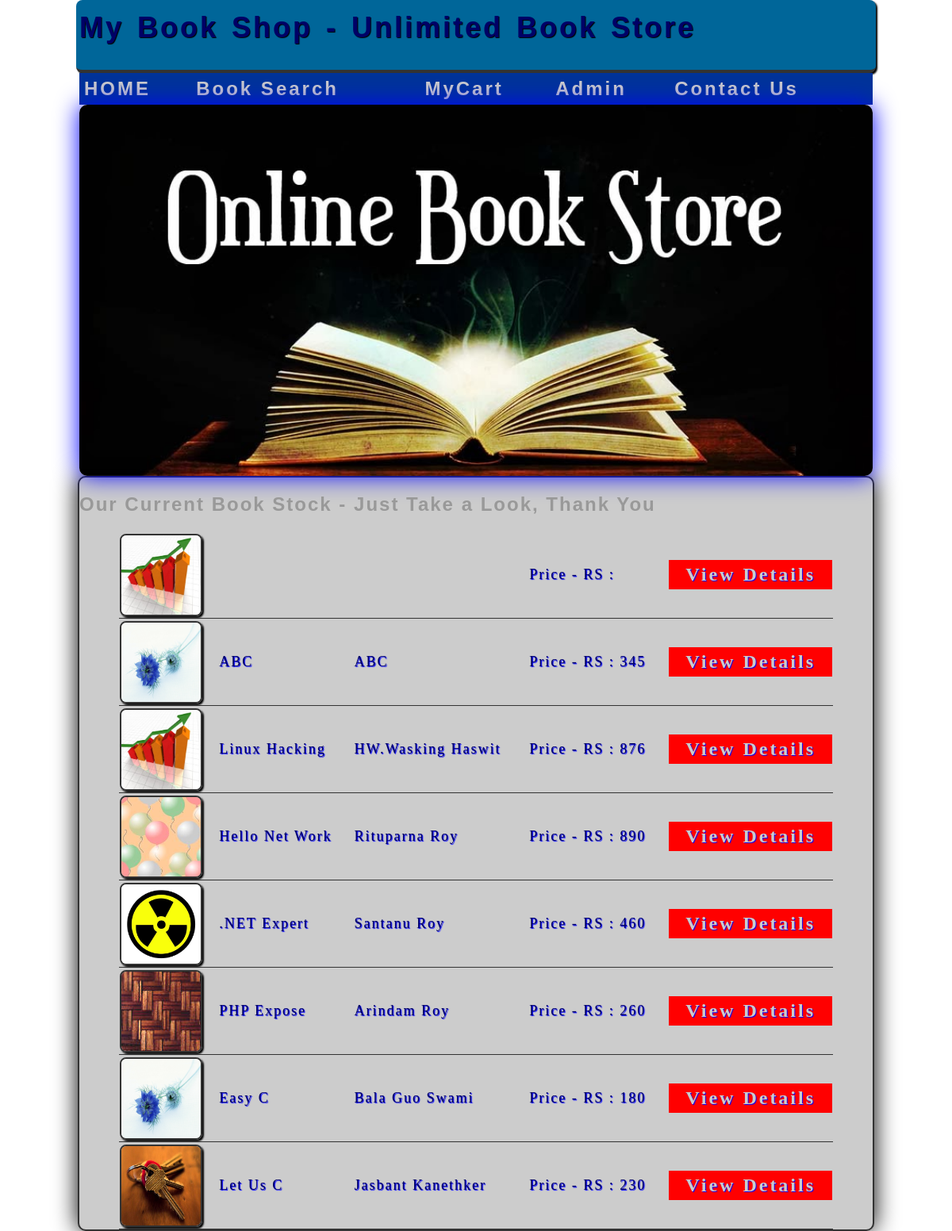
The page / on the database its author committed.
### tables this page shows
CREATE TABLE `book_master` (
  `book_id` int(11) NOT NULL auto_increment,
  `book_name` varchar(60) NOT NULL,
  `book_type` varchar(60) NOT NULL,
  `book_price` varchar(60) NOT NULL,
  `discount` varchar(60) NOT NULL,
  `book_stock` varchar(60) NOT NULL,
  `book_writer` varchar(60) NOT NULL,
  `book_image` varchar(100) NOT NULL,
  PRIMARY KEY  (`book_id`)
);

### index.php (the view, shortened to what this page needs)
<?php include("config.php") ?>
<!DOCTYPE html PUBLIC "-//W3C//DTD XHTML 1.0 Transitional//EN" "http://www.w3.org/TR/xhtml1/DTD/xhtml1-transitional.dtd">
<html xmlns="http://www.w3.org/1999/xhtml">
<head>
<link href="ari_style1.css" type="text/css" rel="stylesheet" media="all" />
</head>
<body>
	<div id="header">
    	<div style="padding-top:10px;"><label class="lb1">My Book Shop - Unlimited Book Store</label></div>
    </div>
    <div id="menu">
    <?php include("menu.php"); ?>
    </div>
    <div id="nextHeader">
    	<img src="book_images/h2.jpg"  width="1000" class="h"/>
   </div>
   <?php
   $sx="select * from `book_master` order by `book_id` desc";
   $rx=mysqli_query($conn,$sx)or die(mysqli_error($conn));
   if(mysqli_num_rows($rx))
   {
   ?>
   <div id="main">
   	<h2>Our Current Book Stock - Just Take a Look, Thank You</h2>
    <div style="width:900px; margin:0 auto;">
    <table class="mainTab">
    	<?php
			while($row=mysqli_fetch_array($rx))
			{
		?>
        <tr>
        	<td><img src="<?php echo $row['book_image']; ?>" width="100" height="100" class="im" /></td>
            <td><?php echo $row['book_name']; ?></td>
            <td><?php echo $row['book_writer']; ?></td>
            <td>Price - RS : <?php echo $row['book_price']; ?></td>
            <td align="center" >
            <div style="width:auto; height:auto; padding:5px; background-color:#FF0000;"><a href="view_book.php?bid=<?php echo $row['book_id']; ?>">View Details</a></div></td>
        </tr>
        <?php
		}
		?>
    </table>
    </div>
   </div>
   <?php
   }
   ?>
</body>
</html>

### menu.php
<table class="tabmenu" width="100%" cellpadding="3" cellspacing="3">
    	<tr>
        	<td><a href="index.php">HOME</a></td>
            <td><a href="book_search.php">Book Search</a></td>
            <td><a href="cart.php">MyCart</a></td>
            <td><a href="admin_login.php">Admin</a></td>
            <td><a href="contact.php">Contact Us</a></td>
        </tr>
    </table>

### ari_style1.css (style rules this page uses)
body { margin:0; padding:0; background-image:url(png/qq.jpg); background-repeat:repeat; }
#header { width:1000px; height:80px; border-bottom:4px solid #333333; box-shadow:2px 2px 2px BLACK; padding:4px; background-color:#006699; margin:0 auto; border-radius:8px; -webkit-border-radius:8px; -moz-border-radius:8px; }
#nextHeader { width:1000px; margin:0 auto; height:auto; }
#menu { width:1000px; margin:0 auto; background-color:#003399; }
#main { width:1000px; height:auto; background-color:#CCCCCC; border:2px solid #333333; border-radius:10px; box-shadow:0px 0px 30px BLACK; margin:0 auto; }
.mainTab { width:100%; border-collapse:collapse; color:#000066; font-family:Georgia, "Times New Roman", Times, serif; font-size:18px; letter-spacing:2px; text-shadow:1px 1px 1px BLUE; }
.im { border:2px solid #333333; border-radius:8px; box-shadow:2px 2px 2px BLACK; }
.mainTab tr { height:110px; border-bottom:1px solid #333333; }
.tabmenu { color:#FFFFFF; font-family:"Lucida Sans Unicode", "Lucida Grande", sans-serif; font-size:12px; font-weight:bold; letter-spacing:2px; }
.h { box-shadow:0px 0px 30px BLUE; border-radius:10px; }
.lb1 { color:#000066; font-family:Verdana, Arial, Helvetica, sans-serif; font-size:36px; letter-spacing:3px; word-spacing:4px; font-weight:bold; text-shadow:1px 1px 1px BLACK; }
h2 { font-family:Verdana, Arial, Helvetica, sans-serif; color:#999999; letter-spacing:2px; font-weight:bold; }
a:link,a:visited,a:active { color:#CCCCCC; font-size:24px; letter-spacing:3px; font-weight:bold; text-decoration:none; }

### rows shown on the page
book_master: book_image (picture)
book_master: book_image (picture), book_name "ABC", book_writer "ABC", book_price "345"
book_master: book_image (picture), book_name "Linux Hacking", book_writer "HW.Wasking Haswit", book_price "876"
book_master: book_image (picture), book_name "Hello Net Work", book_writer "Rituparna Roy", book_price "890"
book_master: book_image (picture), book_name ".NET Expert", book_writer "Santanu Roy", book_price "460"
book_master: book_image (picture), book_name "PHP Expose", book_writer "Arindam Roy", book_price "260"
book_master: book_image (picture), book_name "Easy C", book_writer "Bala Guo Swami", book_price "180"
book_master: book_image (picture), book_name "Let Us C", book_writer "Jasbant Kanethker", book_price "230"
